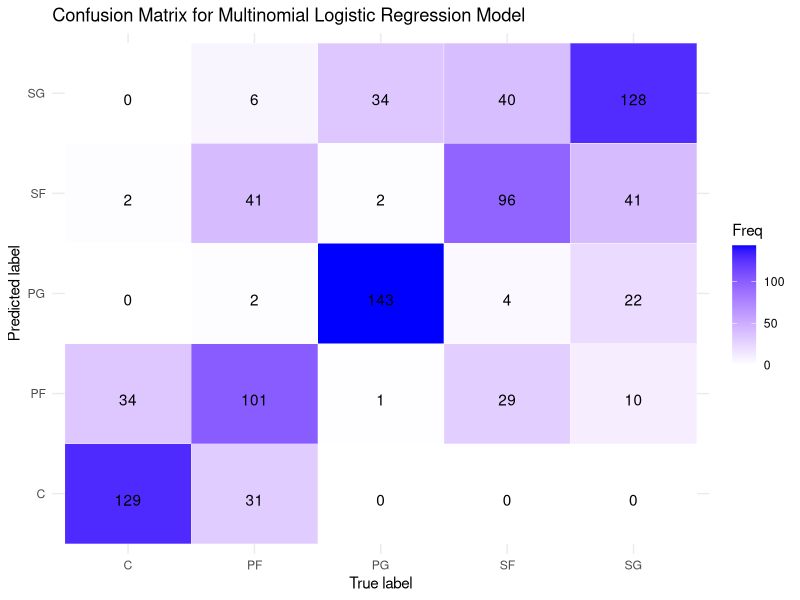

R code for this plot:
# Slide 12 - "Our Model - Multinomial Logistic Regression"
# Trains the model that predicts a player's position from his stats, then shows
# its accuracy and confusion matrix.
# Slides 13-17 run this file first with source(), so they all use the same model.
# Run everything from the repo root.
# Based on original_models.R, with the random forest swapped for nnet::multinom.

# Load necessary libraries
library(dplyr)
library(ggplot2)
library(caret)
library(nnet)
library(tidyr)
library(reshape2)

# Step 1: Load Data
valid_positions <- c('C', 'SF', 'PF', 'PG', 'SG')

# Load data
all_data <- read.csv('data/historical_data.csv')

# Only the 5 main positions, and only players with 800+ minutes
all_data <- all_data %>%
  filter(pos %in% valid_positions) %>%
  filter(mp >= 800)

# The model was trained on 2010-2024
historical_data <- all_data %>%
  filter(season >= 2010 & season <= 2024)

# Function to preprocess data
# `reference` = the pool of players we measure against. Each stat becomes
# "how far above/below the pool's average is this player?". When scoring new
# players we pass the training pool, so a 2024 player is compared to every player
# the model learned from, not just other 2024 players.
preprocess_data <- function(df, reference = df) {
  df[is.na(df)] <- 0
  reference[is.na(reference)] <- 0
  features <- df %>% select(per, x3p_per_game, x2p_per_game, ft_per_game,
                            orb_per_game, drb_per_game, ast_per_game, stl_per_game,
                            blk_per_game, tov_per_game, pf_per_game, e_fg_percent,
                            avg_dist_fga, num_of_dunks, percent_corner_3s_of_3pa)

  # PG is the baseline position: every coefficient is "compared to a PG"
  labels <- relevel(as.factor(df$pos), ref = 'PG')

  columns_to_normalize <- c('per', 'avg_dist_fga', 'x3p_per_game',
                            'x2p_per_game', 'ft_per_game', 'orb_per_game',
                            'drb_per_game', 'ast_per_game', 'stl_per_game',
                            'blk_per_game', 'tov_per_game', 'pf_per_game', 'num_of_dunks')

  # Normalize columns using the reference pool's averages and standard deviations
  pool_averages <- colMeans(reference[, columns_to_normalize])
  pool_sds <- apply(reference[, columns_to_normalize], 2, sd)
  normalized_features <- as.data.frame(scale(features[, columns_to_normalize],
                                             center = pool_averages, scale = pool_sds))

  # Columns to leave as they are (percentage columns, already between 0 and 1)
  columns_to_leave <- c('e_fg_percent', 'percent_corner_3s_of_3pa')

  unchanged_df <- features[, columns_to_leave]

  # Combine normalized and unchanged columns
  final_features <- cbind(normalized_features, unchanged_df)

  return(list(features = final_features, labels = labels))
}

# Train a multinomial logistic regression on whatever seasons you give it.
# 80% of players are used to train, 20% are held back to check accuracy.
train_position_model <- function(df) {
  processed_data <- preprocess_data(df)
  features <- processed_data$features
  labels <- processed_data$labels

  # Split data into training and validation sets
  set.seed(1)
  train_index <- createDataPartition(labels, p = 0.8, list = FALSE)
  X_train <- features[train_index, ]
  y_train <- labels[train_index]
  X_val <- features[-train_index, ]
  y_val <- labels[-train_index]

  # Train Multinomial Logistic Regression model
  model <- multinom(y_train ~ ., data = cbind(X_train, y_train), maxit = 1000, trace = FALSE)

  # Remember which pool of players this model was trained on
  model$reference <- df

  list(model = model, X_val = X_val, y_val = y_val)
}

# Run the model on every player in one season and return their position probabilities.
# Players are measured against the model's training pool (all of its seasons together).
predict_season <- function(model, season_year) {
  season_data <- all_data %>% filter(season == season_year)
  processed <- preprocess_data(season_data, reference = model$reference)
  probabilities <- predict(model, processed$features, type = "probs")
  season_data %>% mutate(predicted_position = predict(model, processed$features),
                         predicted_probabilities = split(probabilities, seq(nrow(probabilities))))
}

# ---- Train the main model (2010-2024) ----
trained <- train_position_model(historical_data)
model <- trained$model
X_val <- trained$X_val
y_val <- trained$y_val

# Make predictions
y_pred <- predict(model, X_val)
accuracy <- mean(y_pred == y_val)
print(accuracy)

# Confusion Matrix
confusion_matrix <- confusionMatrix(y_pred, y_val)
print(confusion_matrix)

# Plot confusion matrix (positions in alphabetical order, like the slide)
conf_matrix <- as.data.frame(confusion_matrix$table)
conf_matrix <- conf_matrix %>% mutate(Prediction = factor(Prediction, levels = sort(valid_positions)),
                                      Reference = factor(Reference, levels = sort(valid_positions)))

confusion_plot <- ggplot(conf_matrix, aes(x = Reference, y = Prediction)) +
  geom_tile(aes(fill = Freq), color = "white") +
  scale_fill_gradient(low = "white", high = "blue") +
  geom_text(aes(label = Freq), vjust = 1) +
  labs(x = "True label", y = "Predicted label", title = "Confusion Matrix for Multinomial Logistic Regression Model") +
  theme_minimal()

confusion_plot

# ---- "Old-school" model, used by slides 15, 16 and 17 ----
# Same model, but trained only on seasons before the three-point boom took off.
# Slides 15-17 use it to ask: "compared to how positions USED to be played,
# what position does this player look like?" Change the years here and all three
# slides update together.
old_school_seasons <- 2010:2015
old_school_label <- paste0(min(old_school_seasons), "-", max(old_school_seasons))

old_school_trained <- train_position_model(all_data %>% filter(season %in% old_school_seasons))
old_school_model <- old_school_trained$model

# Accuracy of the old-school model on its own held-back players
print(mean(predict(old_school_model, old_school_trained$X_val) == old_school_trained$y_val))
